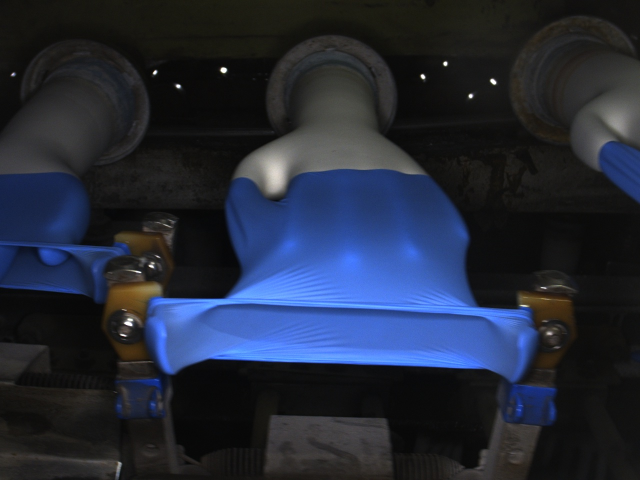
#> input picture glove.jpg, 1280 x 960 px, given in place of rust.mp4, which was not available (shown at 1/2 size)
$ python Rust_Detection.py glove.jpg
#> lines starting #> are read from the running program, lines starting #| are printed output that depends on the picture; after the words box and inside, x2 and y2 are one past the last pixel; in counts of white or black regions, pixels touching at a corner belong together; pictures that were not available may be replaced by others from this repository, and a replacement may not be noted
# this is a project based on detection of rust iron portion
# you need to pass an argument stating the file name of the image.
# for simplicity keep the script and image in the same folder

import cv2
from sys import argv
import numpy as np
import os
import glob

count = 0


"""def rust_detect(file):
	cap = cv2.VideoCapture('rust.mp4')

	while (cap.isOpened()):
		ret, frame = cap.read()
		frame = cv2.resize(frame, (540,380),fx=0, fy=0, interpolation=cv2.INTER_CUBIC)
		cv2.imshow('Frame', frame)
		img = cv2.imread(file)
		img_hsv=cv2.cvtColor(img, cv2.COLOR_BGR2HSV)

        # Range for lower red
		lower_red = np.array([0,70,70])
		upper_red = np.array([20,200,150])
		mask0 = cv2.inRange(img_hsv, lower_red, upper_red)

        # range for upper red
		lower_red = np.array([170,70,70])
		upper_red = np.array([180,200,150])
		mask1 = cv2.inRange(img_hsv, lower_red, upper_red)

        # add both masks
		mask = mask0+mask1

		output_img = cv2.bitwise_and(img,img,mask=mask)

		scale_percent = 60 # percent of original size
		width = int(output_img.shape[1] * scale_percent / 200)
		height = int(output_img.shape[0] * scale_percent / 200)
		dim = (width, height)

		resized = cv2.resize(output_img, dim, interpolation = cv2.INTER_AREA)

		print("\n\n\n Number of pixels depicting rust \n >> %d"%(np.sum(mask)/255))
		#cv2.imshow('image1',resized)
		#cv2.imshow('image2',img)
		cap.release()
		cv2.waitKey(0)
		#cv2.imwrite('output_image%d.jpg'%count,resized)
		#cv2.imwrite('image%d.jpg'%count,img)
		cv2.destroyAllWindows()
		os.system("cls")"""


# Creating a VideoCapture object to read the video
cap = cv2.VideoCapture('rust.mp4')


# Loop until the end of the video
while (cap.isOpened()):

	# Capture frame-by-frame
	ret, frame = cap.read()
#> frame is the input picture: shape (960, 1280, 3); mean B, G, R 57, 41.3, 34.9
	frame = cv2.resize(frame, (540, 380), fx = 0, fy = 0,
						interpolation = cv2.INTER_CUBIC)
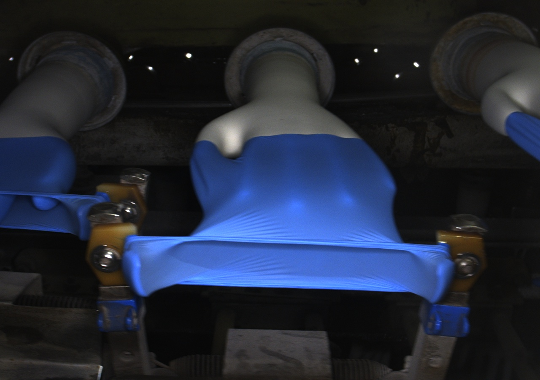
#> frame: shape (380, 540, 3); mean B, G, R 57, 41.3, 34.9

	# Display the resulting frame
	cv2.imshow('Frame', frame)
	#images = cv2.imread('tank2.jpeg')
	#cv2.imshow('Images', images)

	#print(f"----------- {type(frame)} ------------ {type(images)} ----------")

	img_hsv=cv2.cvtColor(frame, cv2.COLOR_BGR2HSV)
#> img_hsv: shape (380, 540, 3); mean H, S, V 55.9, 62.2, 59.5

    # Range for lower red
	lower_red = np.array([0,70,70])
	upper_red = np.array([20,200,150])
	mask0 = cv2.inRange(img_hsv, lower_red, upper_red)
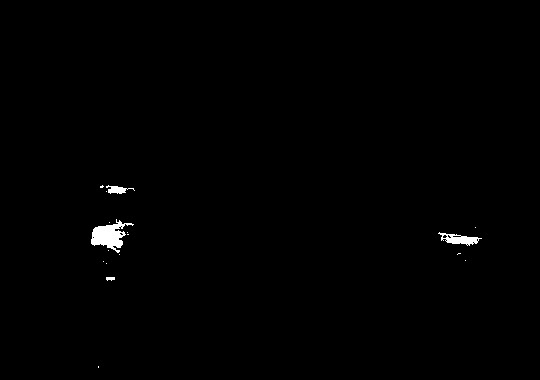
#> mask0: shape (380, 540); 0.56% white; 17 white regions (13 under 20 px), largest, box (x1, y1, x2, y2) and area: (91, 219, 134, 253) 677, (438, 232, 482, 246) 284, (106, 185, 135, 194) 128, (106, 277, 115, 281) 29

    # range for upper red
	lower_red = np.array([170,70,70])
	upper_red = np.array([180,200,150])
	mask1 = cv2.inRange(img_hsv, lower_red, upper_red)
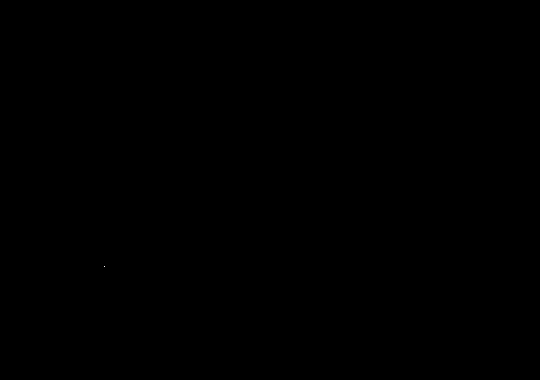
#> mask1: shape (380, 540); 0% white in thin lines or dots, all inside (x1, y1, x2, y2) = (104, 266, 105, 267)

    # add both masks
	mask = mask0+mask1

	output_img = cv2.bitwise_and(frame,frame,mask=mask)

	scale_percent = 60 # percent of original size
	width = int(output_img.shape[1] * scale_percent / 200)
#> width = 162
	height = int(output_img.shape[0] * scale_percent / 200)
#> height = 114
	dim = (width, height)
#> dim = (162, 114)

	resized = cv2.resize(output_img, dim, interpolation = cv2.INTER_AREA)

	cv2.imshow('image1',resized)
	cv2.waitKey(0)
	#cv2.imwrite('output_image%d.jpg'%count,resized)
	# define q as the exit button
	if cv2.waitKey(25) & 0xFF == ord('q'):
#> (key q is pressed here)
		break

# release the video capture object
cap.release()
# Closes all the windows currently opened.
cv2.destroyAllWindows()


os.system("color 0a")
os.system("cls")

print(""" Welcome to the rust detection software!!
 The software detects the rusted portion of metal
 and calculates nuber of rust piels for
 comparitive analysis.\n\n""")
print("**********************************************")

images = glob.glob("Images/*.jpg")

for path in images:
	count+=1
	#rust_detect(path)

input("\n PRESS ENTER TO EXIT ")
